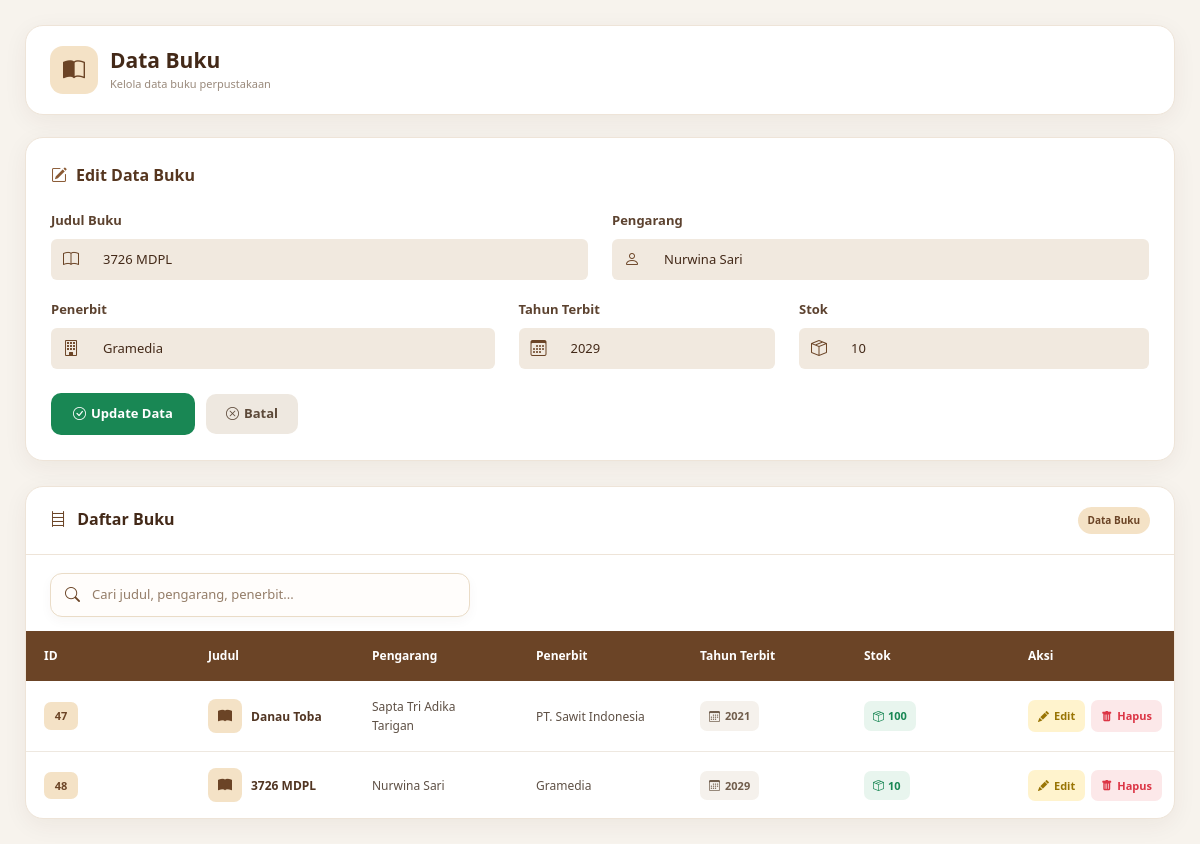
/buku.php?edit=48, run on the app's committed database.
### tables this page shows
CREATE TABLE `buku` (
  `id_buku` int(11) NOT NULL,
  `judul_buku` varchar(50) NOT NULL,
  `pengarang` varchar(50) NOT NULL,
  `penerbit` varchar(50) NOT NULL,
  `tahun_terbit` year(4) NOT NULL,
  `stok` int(11) NOT NULL
);

### buku.php (the view, shortened to what this page needs)
<?php
include "koneksi.php";
function e($value)
{
    return htmlspecialchars($value ?? '', ENT_QUOTES, 'UTF-8');
}
$edit = false;
$dataEdit = null;
if (isset($_GET['edit'])) {
    $edit = true;
    $id = mysqli_real_escape_string(
        $conn,
        $_GET['edit']
    );
    $query = mysqli_query(
        $conn,
        "SELECT *
         FROM buku
         WHERE id_buku='$id'"
    );
    if (mysqli_num_rows($query) > 0) {
        $dataEdit = mysqli_fetch_assoc($query);
    } else {
        $edit = false;
    }
}
?>
<!DOCTYPE html>
<html lang="id">
<head>
    <link
        href="https://cdn.jsdelivr.net/npm/bootstrap@5.3.3/dist/css/bootstrap.min.css"
        rel="stylesheet"
    >
    <link
        rel="stylesheet"
        href="https://cdn.jsdelivr.net/npm/bootstrap-icons@1.11.3/font/bootstrap-icons.min.css"
    >
</head>
<body>
<div class="page-container">
    <div class="page-header">
        <div class="header-title">
            <div class="header-icon">
                <i class="bi bi-book-half"></i>
            </div>
            <div>
                <h2>
                    Data Buku
                </h2>
                <p>
                    Kelola data buku perpustakaan
                </p>
            </div>
        </div>
    </div>
    <div class="form-card">
        <div class="form-title">
            <i class="bi
                <?= $edit
                    ? 'bi-pencil-square'
                    : 'bi-bookmark-plus-fill'
                ?>">
            </i>
            <?= $edit
                ? 'Edit Data Buku'
                : 'Tambah Buku Baru'
            ?>
        </div>
        <form method="post">
            <div class="row">
                <div class="col-md-6">
                    <label class="form-label">
                        Judul Buku
                    </label>
                    <div class="input-group">
                        <span class="input-group-text">
                            <i class="bi bi-book"></i>
                        </span>
                        <input
                            type="text"
                            name="judul_buku"
                            class="form-control"
                            placeholder="Masukkan judul buku"
                            required
                            value="<?= $edit && $dataEdit
                                ? e(
                                    $dataEdit['judul_buku']
                                )
                                : ''
                            ?>"
                        >
                    </div>
                </div>
                <div class="col-md-6">
                    <label class="form-label">
                        Pengarang
                    </label>
                    <div class="input-group">
                        <span class="input-group-text">
                            <i class="bi bi-person"></i>
                        </span>
                        <input
                            type="text"
                            name="pengarang"
                            class="form-control"
                            placeholder="Masukkan nama pengarang"
                            required
                            value="<?= $edit && $dataEdit
                                ? e(
                                    $dataEdit['pengarang']
                                )
                                : ''
                            ?>"
                        >
                    </div>
                </div>
                <div class="col-md-5">
                    <label class="form-label">
                        Penerbit
                    </label>
                    <div class="input-group">
                        <span class="input-group-text">
                            <i class="bi bi-building"></i>
                        </span>
                        <input
                            type="text"
                            name="penerbit"
                            class="form-control"
                            placeholder="Masukkan penerbit"
                            required
                            value="<?= $edit && $dataEdit
                                ? e(
                                    $dataEdit['penerbit']
                                )
                                : ''
                            ?>"
                        >
                    </div>
                </div>
                <div class="col-md-3">
                    <label class="form-label">
                        Tahun Terbit
                    </label>
                    <div class="input-group">
                        <span class="input-group-text">
                            <i class="bi bi-calendar3"></i>
                        </span>
                        <input
                            type="number"
                            name="tahun_terbit"
                            class="form-control"
                            placeholder="2026"
                            min="1000"
                            max="9999"
                            required
                            value="<?= $edit && $dataEdit
                                ? e(
                                    $dataEdit['tahun_terbit']
                                )
                                : ''
                            ?>"
                        >
                    </div>
                </div>
                <div class="col-md-4">
                    <label class="form-label">
                        Stok
                    </label>
                    <div class="input-group">
                        <span class="input-group-text">
                            <i class="bi bi-box-seam"></i>
                        </span>
                        <input
                            type="number"
                            name="stok"
                            class="form-control"
                            placeholder="Jumlah stok"
                            min="0"
                            required
                            value="<?= $edit && $dataEdit
                                ? e(
                                    $dataEdit['stok']
                                )
                                : ''
                            ?>"
                        >
                    </div>
                </div>
            </div>
            <div class="mt-2">
                <?php if ($edit) { ?>
                    <button
                        type="submit"
                        name="update"
                        class="btn-save btn-update"
                    >
                        <i
                            class="bi
                            bi-check-circle"
                        ></i>
                        Update Data
                    </button>
                    <a
                        href="buku.php"
                        class="btn-cancel"
                    >
                        <i
                            class="bi
                            bi-x-circle"
                        ></i>
                        Batal
                    </a>
                <?php } ?>
            </div>
        </form>
    </div>
    <div class="table-card">
        <div class="table-header">
            <h3 class="table-title">
                <i class="bi bi-bookshelf"></i>
                Daftar Buku
            </h3>
            <span class="badge-info">
                Data Buku
            </span>
        </div>
        <div class="table-tools">
            <div class="search-box">
                <i class="bi bi-search"></i>
                <input
                    type="text"
                    id="searchBuku"
                    placeholder="Cari judul, pengarang, penerbit..."
                    aria-label="Cari buku"
                >
            </div>
        </div>
        <div class="table-responsive">
            <table id="tableBuku">
                <thead>
                    <tr>
                        <th>
                            ID
                        </th>
                        <th>
                            Judul
                        </th>
                        <th>
                            Pengarang
                        </th>
                        <th>
                            Penerbit
                        </th>
                        <th>
                            Tahun Terbit
                        </th>
                        <th>
                            Stok
                        </th>
                        <th>
                            Aksi
                        </th>
                    </tr>
                </thead>
                <tbody>
                    <?php
                    $data = mysqli_query(
                        $conn,
                        "SELECT *
                         FROM buku
                         ORDER BY id_buku ASC"
                    );
                    if (
                        mysqli_num_rows($data)
                        > 0
                    ) {
                        while (
                            $d =
                            mysqli_fetch_assoc($data)
                        ) {
                            $id = e(
                                $d['id_buku']
                            );
                            $judul = e(
                                $d['judul_buku']
                            );
                            $pengarang = e(
                                $d['pengarang']
                            );
                            $penerbit = e(
                                $d['penerbit']
                            );
                            $tahun = e(
                                $d['tahun_terbit']
                            );
                            $stok = e(
                                $d['stok']
                            );
                    ?>
                        <tr>
                            <td>
                                <span
                                    class="id-badge"
                                >
                                    <?= $id ?>
                                </span>
                            </td>
                            <td>
                                <div
                                    class="book-title"
                                >
                                    <span
                                        class="book-icon"
                                    >
                                        <i
                                            class="bi
                                            bi-book-fill"
                                        ></i>
                                    </span>
                                    <span>
                                        <?= $judul ?>
                                    </span>
                                </div>
                            </td>
                            <td>
                                <?= $pengarang ?>
                            </td>
                            <td>
                                <?= $penerbit ?>
                            </td>
                            <td>
                                <span
                                    class="year-badge"
                                >
                                    <i
                                        class="bi
                                        bi-calendar3"
                                    ></i>
                                    <?= $tahun ?>
                                </span>
                            </td>
                            <td>
                                <?php if ((int)$stok <= 0) { ?>
                                    <span
                                        class="
                                        stock-badge
                                        stock-empty"
                                    >
                                        <i
                                            class="bi
                                            bi-x-circle me-1"
                                        ></i>
                                        Habis
                                    </span>
                                <?php } else { ?>
                                    <span
                                        class="stock-badge"
                                    >
                                        <i
                                            class="bi
                                            bi-box-seam me-1"
                                        ></i>
                                        <?= $stok ?>
                                    </span>
                                <?php } ?>
                            </td>
                            <td>
                                <div
                                    class="action-buttons"
                                >
                                    <a
                                        href="buku.php?edit=<?= $id ?>"
                                        class="
                                        btn-action
                                        btn-edit"
                                    >
                                        <i
                                            class="bi
                                            bi-pencil-fill"
                                        ></i>
                                        Edit
                                    </a>
                                    <a
                                        href="buku.php?hapus=<?= $id ?>"
                                        class="
                                        btn-action
                                        btn-delete"
                                        onclick="
                                            event.preventDefault();
                                            return confirmDelete(
                                                '<?= e(
                                                    $judul
                                                ) ?>',
                                                this.href
                                            );
                                        "
                                    >
                                        <i
                                            class="bi
                                            bi-trash-fill"
                                        ></i>
                                        Hapus
                                    </a>
                                </div>
                            </td>
                        </tr>
                    <?php
                        }
                    } ?>
                </tbody>
            </table>
        </div>
    </div>
</div>
</body>
</html>

### data on the page
buku: judul_buku "3726 MDPL", pengarang "Nurwina Sari", penerbit "Gramedia", tahun_terbit "2029", stok "10", id_buku "48"
buku: id_buku "47", judul_buku "Danau Toba", pengarang "Sapta Tri Adika Tarigan", penerbit "PT. Sawit Indonesia", tahun_terbit "2021", stok "100"
